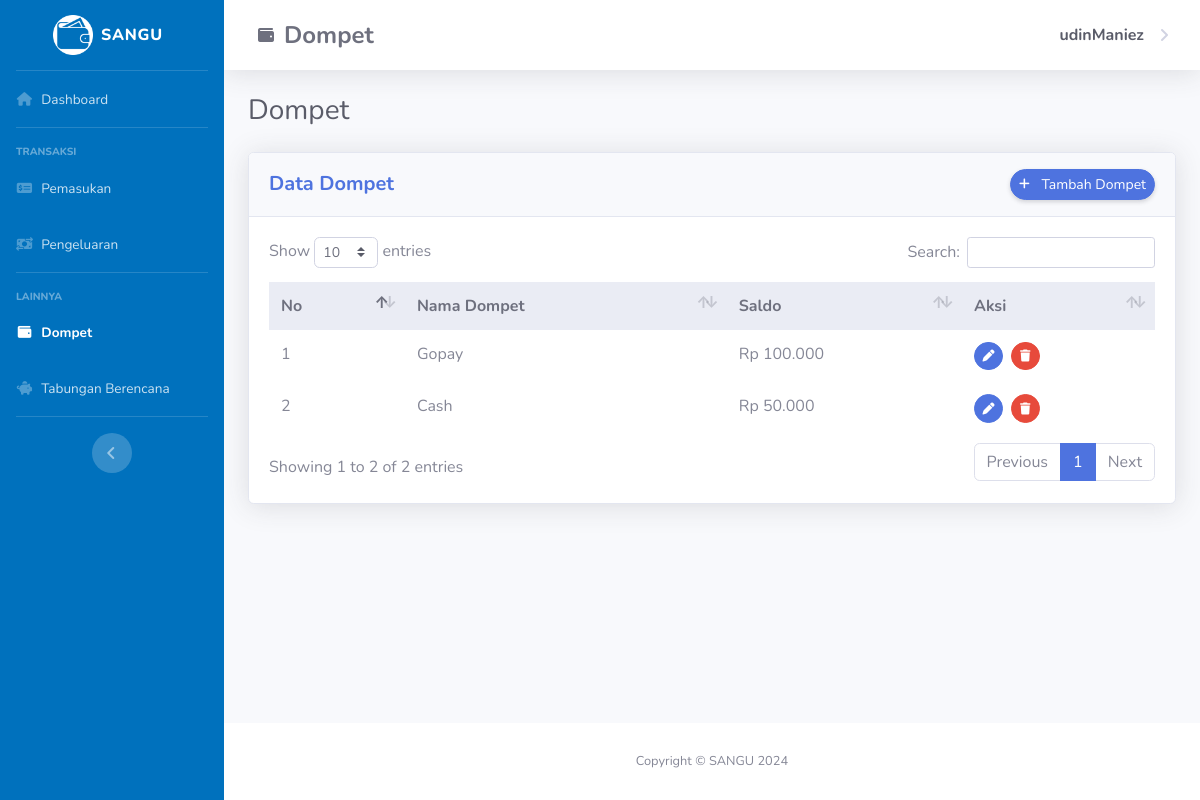
/dompet-page.php (signed in), run on an earlier commit of the app's database.
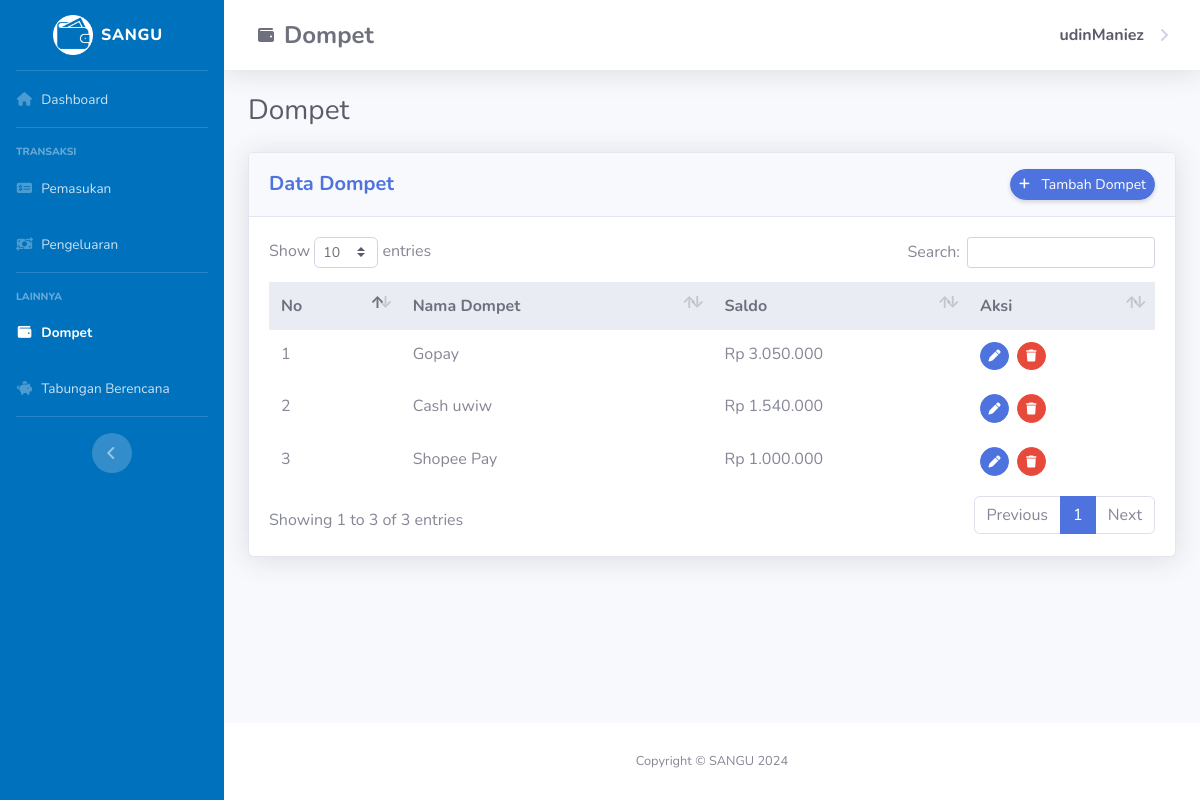
And on a later commit of the database.
### tables this page shows
CREATE TABLE `dompet` (
  `id_dompet` int(11) NOT NULL,
  `nama_dompet` varchar(100) NOT NULL,
  `saldo` int(11) NOT NULL DEFAULT 0,
  `id_pengguna` int(11) DEFAULT NULL
);

### dompet-page.php (the view, shortened to what the changed rows need)
<?php
    include "ExeFiles/koneksi.php";
    $id_pengguna = $_SESSION['id_pengguna'];
    $query_table = mysqli_query($mysqli, "SELECT * FROM `dompet` WHERE `id_pengguna` = '$id_pengguna'");
    $number = 1;
    function rupiahFormat($number) {
        return 'Rp ' . number_format($number, 0, ',', '.');
    }
?>
<!DOCTYPE html>
<html lang="en">
<head>
    <link rel="stylesheet" href="https://cdnjs.cloudflare.com/ajax/libs/font-awesome/6.5.2/css/all.min.css" />
    <link href="Assets/css/sb-admin-2.min.css" rel="stylesheet">
    <link href="Assets/css/dataTables.bootstrap4.min.css" rel="stylesheet">
    <link href="Assets/css/styles.css" rel="stylesheet">
</head>
<body id="page-top">
    <div id="wrapper">
        <div id="content-wrapper" class="d-flex flex-column">
            <div id="content">
                <div class="container-fluid">
                    <div class="card shadow mb-4">
                        <div class="card-body">
                            <div class="table-responsive">
                                <table class="table table-borderless" id="dataTable" width="100%" cellspacing="0">
                                    <thead class="thead-light">
                                        <tr>
                                            <th>No</th>
                                            <th>Nama Dompet</th>
                                            <th>Saldo</th>
                                            <th>Aksi</th>
                                        </tr>
                                    </thead>
                                    <tbody>
                                        <?php while($result = mysqli_fetch_assoc($query_table)) { ?>
                                        <tr>
                                            <td><?= $number ?></td>
                                            <td><?= $result['nama_dompet'] ?></td>
                                            <td data-order="<?= $result['saldo'] ?>"><?= rupiahFormat($result['saldo']) ?></td>
                                            <td>
                                                <a href="editdompet.php?update=<?= $result['id_dompet'] ?>" class="btn btn-primary btn-circle btn-sm" data-toggle="tooltip" data-placement="top" title="Edit">
                                                    <i class="fas fa-fw fa-pen"></i>
                                                </a>
                                                <a href="#" class="btn btn-danger btn-circle btn-sm" data-toggle="modal" data-target="#hapusDompet<?= $result['id_dompet'] ?>" data-toggle="tooltip" data-placement="top" title="Hapus">
                                                    <i class="fas fa-fw fa-trash"></i>
                                                </a>
                                            </td>
                                        </tr>
                                        <?php
                                                $number++;
                                            }
                                        ?>
                                    </tbody>
                                </table>
                            </div>
                        </div>
                    </div>
                </div>
            </div>
        </div>
    </div>
</body>
</html>

What changed in the data, as far as the page shows it:
changed dompet "Gopay": saldo "Rp 100.000" → "Rp 3.050.000"
changed dompet: nama_dompet "Cash" → "Cash uwiw"; saldo "Rp 50.000" → "Rp 1.540.000"
added dompet: nama_dompet "Shopee Pay", saldo "Rp 1.000.000"
Also different on the page:
text written by a page script: "Show entries Search: Showing 1 to 2 of 2 entries Previous 1 Next" → "Show entries Search: Showing 1 to 3 of 3 entries Previous 1 Next"
